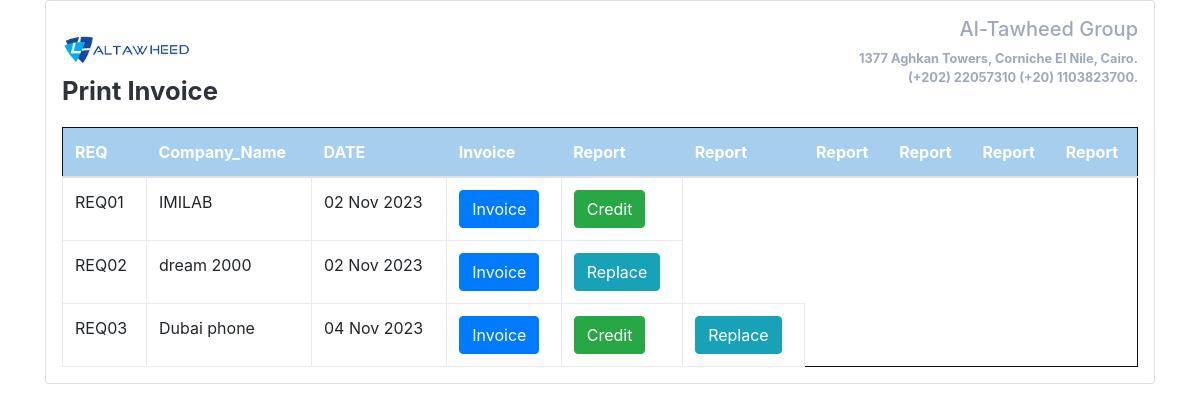
Page /print/ on the earlier database version.
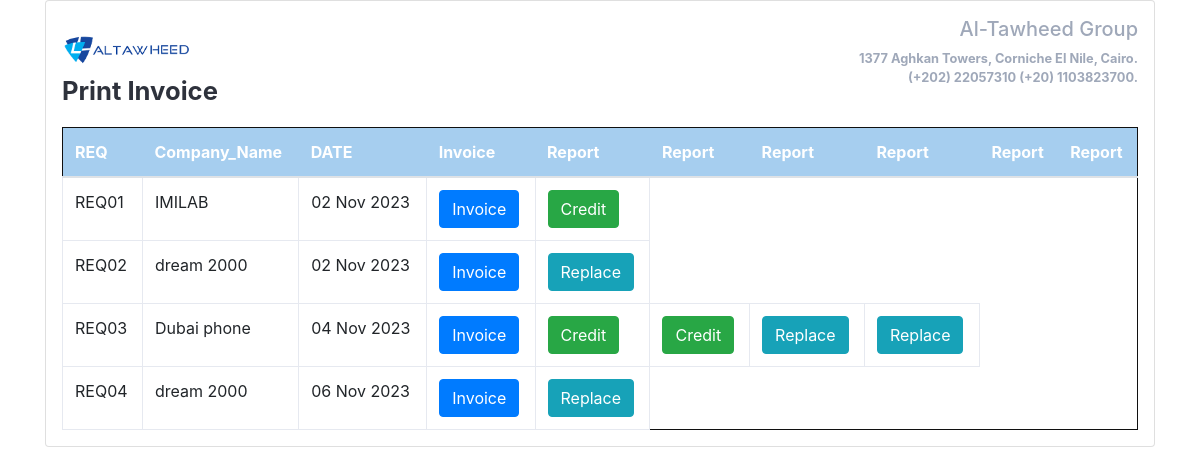
Same page on the later database version.
### Technical/models.py (models this page shows, shortened)
class Request(models.Model):
    status=models.CharField(_("Req_Status"), max_length=50,choices=ORDER_STATUS,default=ORDER_STATUS[0])
    client=models.CharField(_("client_kind"), max_length=50,choices=CLIENT_kind,default=ORDER_STATUS[0])
    End_User = models.ForeignKey(End_User, on_delete=models.SET_NULL,null=True,blank=True,verbose_name=_('Client_Name'),related_name='Request_client')
    Vendor = models.ForeignKey(Vendor, on_delete=models.PROTECT,verbose_name=_('Vendor'),related_name='Request_Vendor')
    received_date=models.DateField(_("Received_Date"),default=timezone.now)
    note=models.CharField(_("Note"), max_length=50,default='No_Note')
    def __str__(self):
        return f"REQ0{str(self.id)}"

class Vendor(models.Model):
    name=models.CharField(_("company"), max_length=100,unique=True)
    logo=models.ImageField(_("Logo"), upload_to='Vendor',null=True,blank=True)
    note=models.CharField(_("Note"), max_length=50,default='No Note')
    def __str__(self):
        return str(self.name)

class Action_Detail(models.Model)  :
    request=models.ForeignKey(Request, on_delete=models.PROTECT,verbose_name=_('Request'),related_name='request_Action_Detail')
    product=models.ForeignKey(Product, on_delete=models.PROTECT,verbose_name=_('Product'),related_name='Action_Detail_Product')
    serial_out=models.CharField(_("S.N_Out"), max_length=50)
    action=models.ForeignKey(Action, on_delete=models.PROTECT,verbose_name='Action',related_name='Action_name')
    detail=models.CharField(_("Detail"),max_length=300,default='Write Action Detail')
    delivery_date=models.DateField(_("Delivery_Date"),null=True,blank=True)
    technician=models.ForeignKey(Technician, on_delete=models.PROTECT,verbose_name='Technician',related_name='Action_Technician')
    cost=models.IntegerField(_("Cost"),default=0)
    ref=models.CharField(_("REF_NUM"), max_length=25,default='No_Ref')
    note=models.CharField(_("Note"), max_length=50,default='No Note')

### Technical/views.py (the view)
# urls.py: path('print/', views.print,name='print'),
def print(request):
    requests=Request.objects.all()
    context={"objects":requests,}
    return render(request, "print.html",context)

### Technical/templates/print.html (shortened to what this page needs)
{% load static %}
<!DOCTYPE html>
<html lang="en, id"  >
  <head>
    <link rel="stylesheet" href="{% static 'css/Technical_Report.css' %}">
    <link rel="stylesheet" href="https://cdn.jsdelivr.net/npm/bootstrap@4.5.3/dist/css/bootstrap.min.css">
  </head>
  <body >
    <div class="container">
      <div class="row gutters">
          <div class="col-xl-12 col-lg-12 col-md-12 col-sm-12 col-12">
            <div class="card">
              <div class="card-body p-0">
                <div class="invoice-container">
                  <div class="invoice-header">
                    <div class="row gutters">
                      <div class="col-xl-6 col-lg-6 col-md-6 col-sm-6">
                        <a href="#" class="invoice-logo">
                          <img src="/static/logo.png" data-holder-rendered="true" /><br>
                          Print Invoice
                        </a>
                      </div>
                      <div class="col-lg-6 col-md-6 col-sm-6">
                        <address class="text-right" style="font-weight: bold;">
                          <h5>Al-Tawheed Group</h5>
                          1377 Aghkan Towers, Corniche El Nile, Cairo.<br>
                          (+202) 22057310 (+20) 1103823700.<br>
                        </address>
                      </div>
                    </div>
                  <div class="invoice-body">
                    <div class="row gutters">
                      <div class="col-lg-12 col-md-12 col-sm-12">
                        <div class="table-responsive">
                          <table class="table custom-table m-0">
                            <thead>
                              <tr>
                                <th> REQ</th>
                                <th>Company_Name</th>
                                <th>DATE</th>
                                <th>Invoice</th>
                                <th>Report</th>
                                <th>Report</th>
                                <th>Report</th>
                                <th>Report</th>
                                <th>Report</th>
                                <th>Report</th>
                              </tr>
                            </thead>
                            <tbody>
                              {% for item in objects %}
                              <tr>
                                <td>
                                  {{item}}
                                </td>
                                <td>{{item.Vendor}}</td>
                                <td>{{item.received_date|date:'d M Y'}}</td>
                                <td><a href="{% url 'invoice' item.id %}"><button type="button" class="btn btn-primary">Invoice</button></a></td>
                                {% for print in item.request_Action_Detail.all %}
                                    {% if print.action.name == "Credit_Note" %}
                                    <td><a href="{% url 'credit_note' item.id %}"><button type="button" class="btn btn-success">Credit</button></a></td>
                                    {% elif print.action.name == "Replacement" %}
                                    <td> <a href="{% url 'replacement' item.id %}"><button type="button" class="btn btn-info">Replace</button></a></td>
                                    {% endif %}
                                {% endfor %}
                              </tr>
                              {% endfor %}
                            </tbody>
                          </table>
                        </div>
                      </div>
                    </div>
                  </div>
                </div>
              </div>
            </div>
          </div>
        </div>
      </div>
  </body>
</html>

Differences in the rows shown:
changed Request "REQ03": gains Action_Detail (shows "Credit")
added Action_Detail: shows "Replace", shown under Request "REQ03"
added Request: id "REQ04", Vendor "dream 2000", received_date "06 Nov 2023"
added Action_Detail: shows "Replace", shown under "REQ04"
